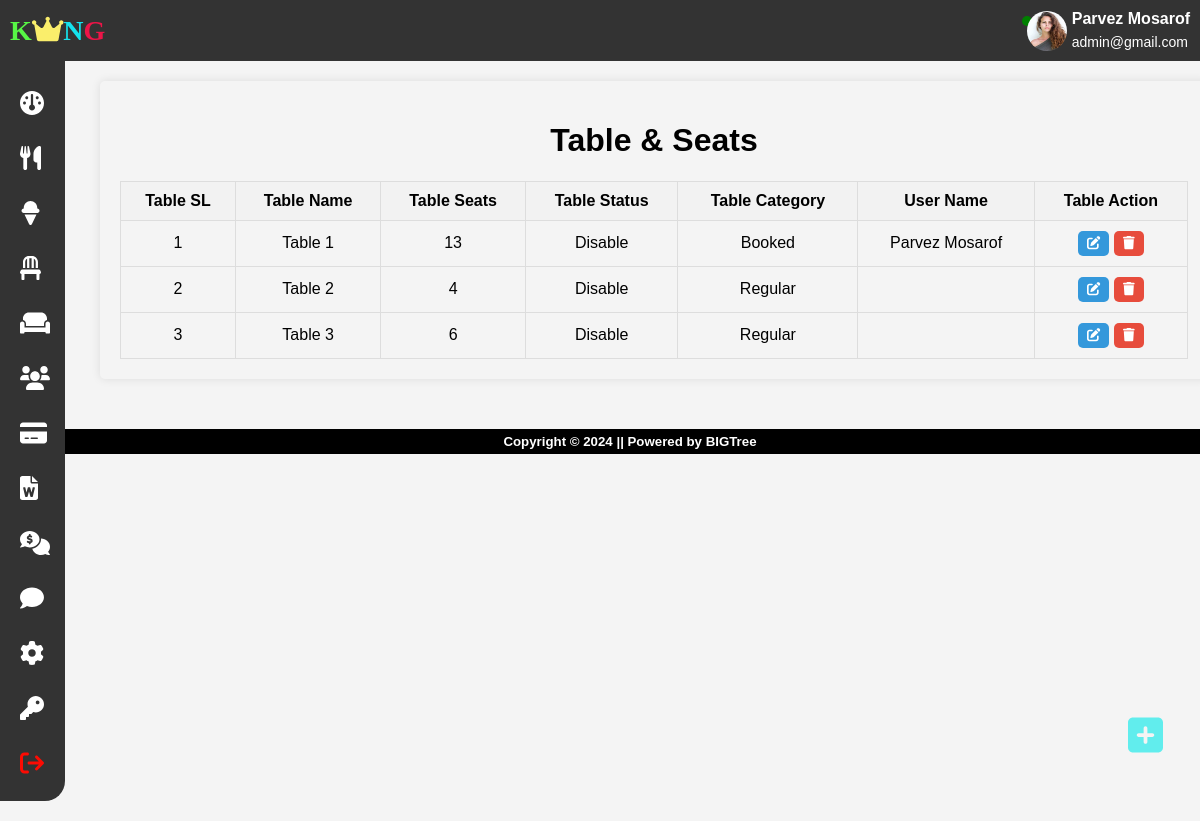
The app's page /rstms/admin/table.php (signed in) with its own data.
### tables this page shows
CREATE TABLE `tbl_table` (
  `ta_id` int(11) NOT NULL,
  `t_name` varchar(100) NOT NULL,
  `t_seat` int(11) NOT NULL,
  `t_status` varchar(50) NOT NULL,
  `t_category` varchar(100) NOT NULL,
  `t_id` int(11) DEFAULT NULL,
  `u_name` varchar(255) DEFAULT NULL
);

### rstms/admin/table.php (the view, shortened to what this page needs)
<?php
    include('includes/header.php');
    include('includes/sidebar.php');
?>
		<div class="container">
			<div class="header">
				<h1>Table & Seats</h1>
			</div>
			<div class="form-data">
				<div class="table">
					<table class="ctable">
						<thead>
							<tr>
								<th>Table SL</th>
								<th>Table Name</th>
								<th>Table Seats</th>
								<th>Table Status</th>
								<th>Table Category</th>
								<th>User Name</th>
								<th>Table Action</th>
							</tr>
						</thead>
						<tbody>
							<?php
							$sql = "SELECT * FROM tbl_table";
							$stmt = $conn->prepare($sql);
							$stmt->execute();
							$result = $stmt->get_result();
							if ($result && $result->num_rows>0) {
								$sl = 1;
								while($row = $result->fetch_assoc()){
									echo '<tr>';
									echo "<td>{$sl}</td>";
									echo '<td>'.$row['t_name'].'</td>';
									echo '<td>'.$row['t_seat'].'</td>';
									echo '<td>'.$row['t_status'].'</td>';
									echo '<td>'.$row['t_category'].'</td>';
									echo '<td>'.$row['u_name'].'</td>';
									echo '<td>';
									echo '<form action="edittable.php" method="GET" style="display:inline-block;">';
									echo '<button type="submit" class="tbl-edit"><i class="fa-solid fa-pen-to-square"></i></button>';
									echo '</form>';
									echo '<form action="" method="POST" style="display:inline-block;">';
									echo '<button type="submit" class="tbl-del" name="delete_btn"><i class="fa-solid fa-trash"></i></button>';
									echo '</form>';
									echo '</td>';
									echo '</tr>';
									$sl++;
								}
							}
							?>
						</tbody>
					</table>
				</div>
			</div>
			<div class="icon">
				<a href="addtable.php"><i class="fa-solid fa-square-plus"></i></a>
			</div>
		</div>
<?php
    include('includes/footer.php');
?>

### rstms/admin/includes/sidebar.php (shortened to what this page needs)
<nav class="navbar">
	<div class="row">
		<div class="logo">
			<a href="dashboard.php"><span style="color: #57f745; font-family: Matura MT Script Capitals;">K</span><i class="fa-solid fa-crown"></i><span style="color: #15e2ed;font-family: Algerian;">N</span><span style="color: #ed1548;font-family: Lucida Sans;">G</span></a>
		</div>
		<div class="admin-prof"style="display: flex;align-items:center;">
			<?php
			if (isset($_SESSION['admin_email'])) {
				$a_email = $_SESSION['admin_email'];
				$sql_admin = $conn->prepare("SELECT a_name, a_email, a_img FROM admin WHERE a_email = ?");
				$sql_admin -> bind_param("s", $a_email);
				$sql_admin -> execute();
				$result_admin = $sql_admin->get_result();
				if ($result_admin && $result_admin->num_rows>0) {
					$row = $result_admin->fetch_assoc()
			?>
					<div class="active-indicator"></div>
					<img src="<?php echo $row['a_img']; ?>" alt="admin profile">
					<div class="detils">
						<span class="admin-name"><?php echo $row['a_name']; ?></span><br>
		                <span class="admin-email"><?php echo $row['a_email']; ?></span>
					</div>
			<?php
				}
			}
			?>
		</div>
	</div>
</nav>
		<div class="side-bar">
			<div class="category">
				<div class="bar">
					<a href="dashboard.php"><i class="fa-solid fa-gauge"></i></a>
				</div>
				<div class="bar">
					<a href="category.php"><i class="fa-solid fa-utensils"></i> </a>
				</div>
				<div class="bar">
					<a href="foodmenu.php"><i class="fa-solid fa-ice-cream"></i> </a>
				</div>
				<div class="bar">
					<a href="table.php"><i class="fa-solid fa-chair"></i> </a>
				</div>
				<div class="bar">
					<a href="bookedtable.php"><i class="fa-solid fa-couch"></i></a>
				</div>
				<div class="bar">
					<a href="userdetails.php"><i class="fa-solid fa-users"></i> </a>
				</div>
				<div class="bar">
					<a href="payment-status.php"><i class="fa-solid fa-credit-card"></i> </a>
				</div>
				<div class="bar">
					<a href="sales-report.php"><i class="fa-solid fa-file-word"></i> </a>
				</div>
				<div class="bar">
					<a href="contactus-details.php"><i class="fa-solid fa-comments-dollar"></i></a>
				</div>
				<div class="bar">
					<a href="user-feedback.php"><i class="fa-solid fa-comment"></i></i></a>
				</div>
				<div class="bar">
					<a href="admin-profile.php"><i class="fa-solid fa-gear"></i></a>
				</div>
				<div class="bar">
					<a href="changepass.php"><i class="fa-solid fa-key"></i>  </a>
				</div>
				<div class="bar">
					<a href="includes/logout.php"><i class="fa-solid fa-arrow-right-from-bracket"></i> </a>
				</div>
			</div>
		</div>

### rstms/assets/css/admin.css (style rules this page uses)
body { font-family: 'Arial', sans-serif; margin: 0; padding: 0; background-color: #f4f4f4; }
.navbar { background-color: #333; color: #fff; padding: 10px; }
.navbar .row { display: flex; align-items: center; justify-content: space-between; }
.logo a { margin: 0; font-size: 28px; font-family: Arial; font-weight: bolder; color: #fff; text-decoration: none; }
.admin-prof { display: flex; align-items: center; }
.admin-prof img { width: 40px; height: 40px; border-radius: 50%; margin-right: 5px; }
.admin-name { display: inline-block; font-weight: bold; margin-bottom: 5px; }
.admin-email { display: inline-block; font-size: 14px; }
.side-bar { background-color: #333; height: auto; width: 65px; margin-bottom: 20px; border-radius: 0 0 20px 0; float: left; }
.bar { margin-left: 20px; padding-top: 20px; }
.bar a { display: inline-block; text-decoration: none; color: #fff; cursor: pointer; padding-top: 10px; }
.fa-gauge, .fa-utensils, .fa-ice-cream, .fa-chair, .fa-book-atlas, .fa-key, .fa-users, .fa-gear, .fa-couch, .fa-comments-dollar, .fa-comment, .fa-credit-card, .fa-file-word { font-size: 24px; }
.fa-arrow-right-from-bracket { color: #fc0b03; font-size: 24px; padding-bottom: 25px; }
.fa-crown { color: #faee6b; }

### rstms/admin/includes/sidebar.php (style rules this page uses)
.active-indicator { width: 10px; height: 10px; background-color: green; border-radius: 50%; margin-right: -5px; margin-top: -20px; animation: pulse 0.5s infinite alternate; }

### rstms/admin/table.php (style rules this page uses)
body { font-family: 'Arial', sans-serif; margin: 0; padding: 0; background-color: #f4f4f4; }
.container { width: 89%; margin: auto; padding: 20px; box-shadow: 0 0 10px rgba(0, 0, 0, 0.1); border-radius: 5px; margin-left: 100px; margin-top: 20px; margin-bottom: 50px; }
.header { text-align: center; margin-bottom: 20px; }
.ctable { width: 100%; border-collapse: collapse; margin-top: 20px; }
.ctable th, .ctable td { border: 1px solid #ddd; padding: 10px; text-align: center; }
.ctable th { background-color: #f2f2f2; }
.tbl-edit { background-color: #3498db; color: #fff; border: none; padding: 5px 9px; cursor: pointer; border-radius: 5px; }
.tbl-del { background-color: #f24033; color: #fff; border: none; padding: 5px 9px; margin-left: 5px; cursor: pointer; border-radius: 5px; }
.tbl-del { background-color: #e74c3c; }
.icon { position: fixed; bottom: 60px; right: 30px; width: 50px; height: 50px!important; display: flex; justify-content: center; align-items: center; color: #fff; cursor: pointer; text-decoration: none; }
.icon a .fa-square-plus { height: 40px !important; color: #61eded; }

### records on screen
tbl_table: t_name "Table 1", t_seat "13", t_status "Disable", t_category "Booked", u_name "Parvez Mosarof"
tbl_table: t_name "Table 2", t_seat "4", t_status "Disable", t_category "Regular"
tbl_table: t_name "Table 3", t_seat "6", t_status "Disable", t_category "Regular"

### other values on screen
$row['a_name'] "Parvez Mosarof"
$row['a_email'] "admin@gmail.com"
